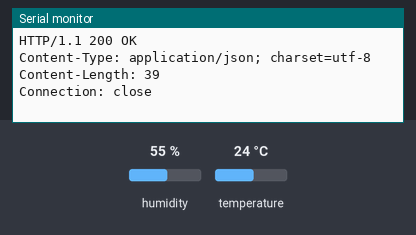
Simulated run of this sketch. Board: ESP8266 (NodeMCU). On the bench: the last lines printed to the serial monitor. Inputs (shaded band) come from the test bench; at power-on: humidity 55 %, temperature 24 °C. WiFi joins after 1.5 s; servers stay silent unless stated; web services answer with replies made up by the test bench.

Above: at 2.7 s.
2.8 s: humidity set to 22 %
At 4.1 s:
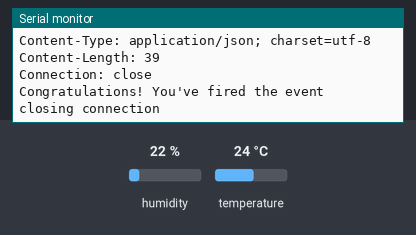
9.8 s: temperature set to 12 °C
At 14.7 s:
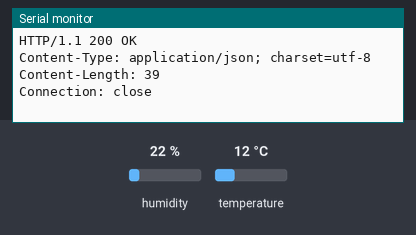
16.8 s: humidity set to 40 %
At 22.6 s:
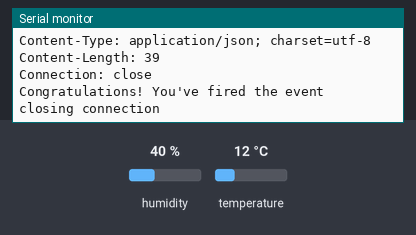
Timing chart, 0 to 24.1 s (numbered marks = the images above; inputs shaded):
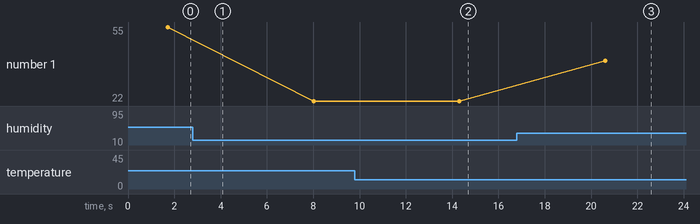

The sketch:

NodeMCU_IFTTT_LINE.ino
```cpp
/*
 *  This sketch sends data via HTTP GET requests to data.sparkfun.com service.
 *
 *  You need to get streamId and privateKey at data.sparkfun.com and paste them
 *  below. Or just customize this script to talk to other HTTP servers.
 *
 */

#include "DHT.h"
#include <ESP8266WiFi.h>


#define DHTPIN 2
#define DHTTYPE DHT11
DHT dht(DHTPIN, DHTTYPE);

const char* ssid = "HOST"; // add your host of network
const char* password = "PASSWORD"; // add your password of net

const char* host = "maker.ifttt.com";
const char *privateKey = "privateKey "; // add your privateKey .
const char *event = "IOTMONITOR";
String value1, value2, value3;
String postData = "";

void setup() {
  Serial.begin(115200);
  dht.begin();
  WiFi.begin(ssid, password);

  while (WiFi.status() != WL_CONNECTED) {
    delay(500);
    Serial.print(".");
  }
}

void loop() {

  float h = dht.readHumidity();
  // Read temperature as Celsius (the default)
  float t = dht.readTemperature();
  senddatatoIFTTT(String(t),String(h));
  delay(5000);
}
```

genJSonObject.ino
```cpp
void genJSonObject()
{
postData = "{";

postData.concat("\"value1\":\"");
postData.concat(value1);


postData.concat("\",");
postData.concat("\"value2\":\"");
postData.concat(value2);

postData.concat("\",");
postData.concat("\"value3\":\"");
postData.concat(value3);

postData.concat("\"}");

}
```

senddatatoIFTTT.ino
```cpp
void senddatatoIFTTT(String temp,String humi) {

// Use WiFiClient class to create TCP connections
WiFiClient client;
const int httpPort = 80;
if (!client.connect(host, httpPort)) {
Serial.println("connection failed");
return;
}

// We now create a URI for the request
String url = "/trigger/";
url += event;
url += "/with/key/";
url += privateKey;

value1 = temp;
value2 = humi;
value3 = "999";

genJSonObject();

Serial.print("Requesting URL: ");
Serial.println(url);
Serial.println(postData);

// This will send the request to the server
client.print(String("GET ") + url + " HTTP/1.1\r\n" +
"Host: " + host + "\r\n");

client.println("Content-Type: application/json");
client.print("Content-Length: ");
client.println(postData.length());
client.println();
client.println(postData);
client.println("Connection: close\r\n\r\n");


// Read all the lines of the reply from server and print them to Serial,
// the connection will close when the server has sent all the data.
while (client.connected())
{
if (client.available())
{
String line = client.readStringUntil('\r');
Serial.print(line);
} else {
// No data yet, wait a bit
delay(50);
};
}

// All done
Serial.println();
Serial.println("closing connection");

client.stop();
}
```

Measured:
- after the input at 9.8 s, the serial monitor: prints a new line after 4.5 s (image 2)
- after the input at 16.8 s, the serial monitor: prints a new line after 3.8 s (image 3)
- plotted number 1: 55 → 22 after the input at 2.8 s, 22 → 40 after the input at 16.8 s
